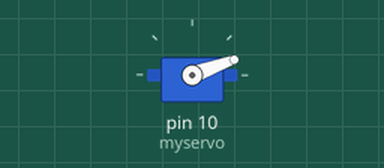
Recording of a sketch running on a simulated Arduino Uno, built with avr-gcc and run on an emulated ATmega328P. Parts: servo. Random numbers use the default seed unless the sketch sets one.

Above: at 0.15 s.
At 9.61 s:
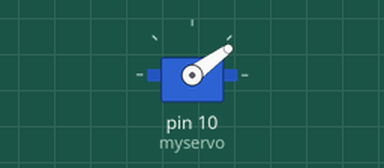
At 19.69 s:
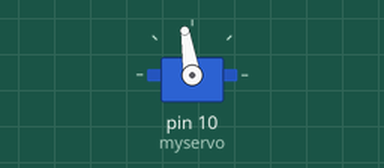
At 39.75 s:
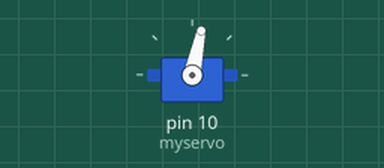
Timing chart, 0 to 40.0 s (numbered marks = the images above):
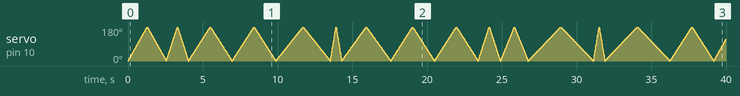

The sketch:

servo.ino
```cpp
#include <Servo.h>


Servo myservo;  // create servo object to control a servo
// twelve servo objects can be created on most boards

int pos = 0;    // variable to store the servo position

void setup() {
  myservo.attach(10);  // attaches the servo on pin 9 to the servo object
}

void loop() {
  int time = random(0, 15);
  for (pos = 0; pos <= 180; pos += 1) { // goes from 0 degrees to 180 degrees
    // in steps of 1 degree
    myservo.write(pos);              // tell servo to go to position in variable 'pos'
    delay(time);                       // waits 15ms for the servo to reach the position
  }
  for (pos = 180; pos >= 0; pos -= 1) { // goes from 180 degrees to 0 degrees
    myservo.write(pos);              // tell servo to go to position in variable 'pos'
    delay(time);                       // waits 15ms for the servo to reach the position
  }
}
```
